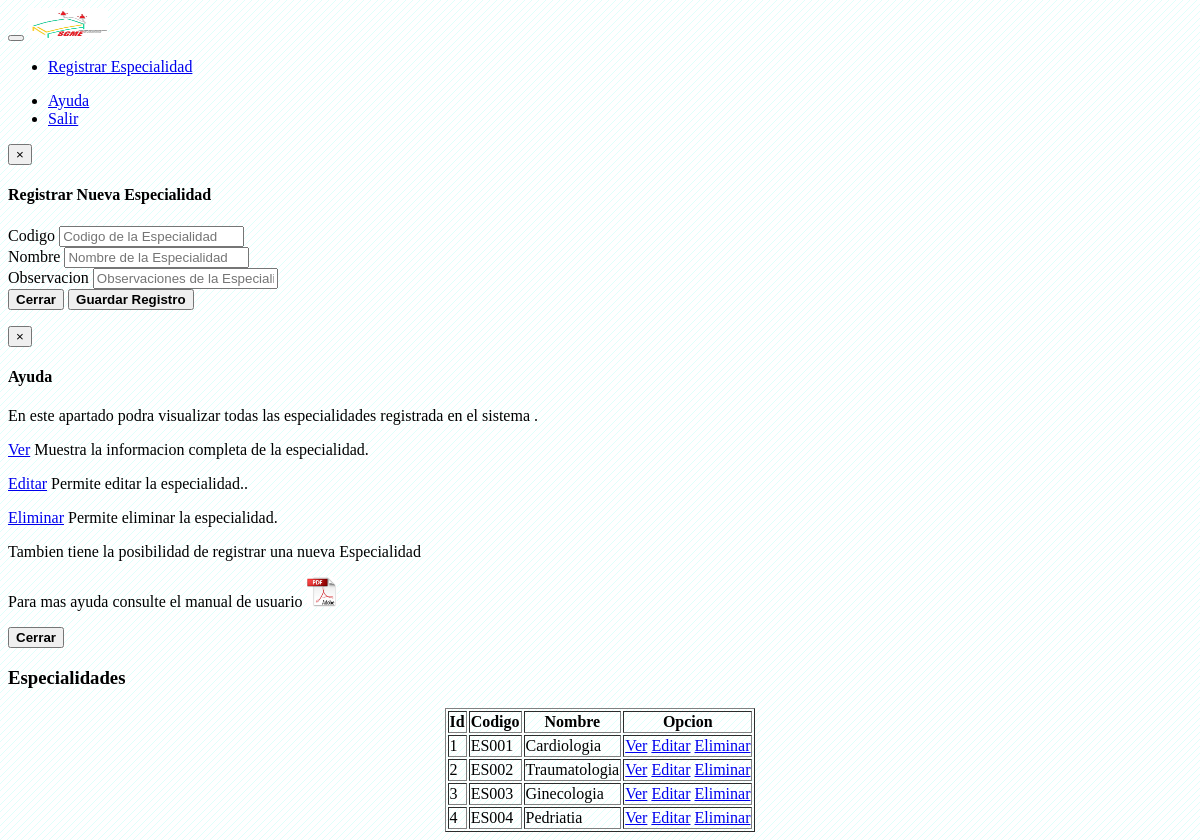
Page /vistas/especialidades/especialidades_inicio.php on the earlier database version.
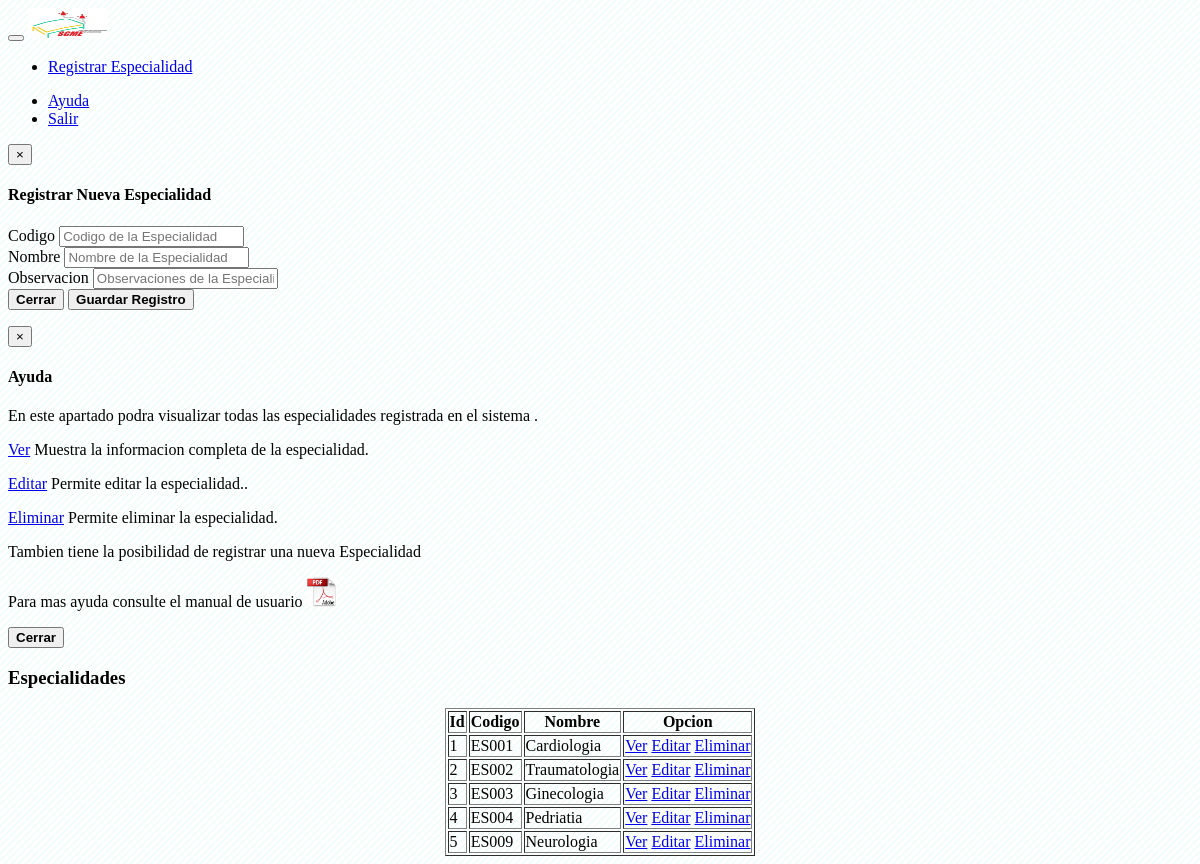
Same page on the later database version.
### tables this page shows
CREATE TABLE IF NOT EXISTS `especialidades` (
  `id` int(11) NOT NULL AUTO_INCREMENT,
  `codigo` varchar(5) NOT NULL,
  `nombre` varchar(100) NOT NULL,
  `status` int(11) NOT NULL DEFAULT '1',
  `observacion` varchar(255) NOT NULL,
  PRIMARY KEY (`id`)
);

### clases/Conexion.php (called while the page is built, shortened)
<?php
    class Conexion{
        public function __construct(){
            $this->bd = "sgmdb";
        }
        public function consultaRetorno($sql)
        {
            $consulta = mysql_query($sql) or die($sql."<br/><br/>".mysql_error());
            return $consulta;
        }
    }
?>

### modulos/ControladorEspecialidades.php (called while the page is built, shortened)
<?php
    include_once("clases/Especialidad.php");
    class controladorEspecialidades{
        private $especialidad;
        public function __construct(){
            $this->especialidad = new Especialidad();
        }
        public function index(){
            $resultado = $this->especialidad->listar();
            return $resultado;
        }
    }
?>

### clases/Especialidad.php (called while the page is built, shortened)
<?php
    include_once('Conexion.php');
    class Especialidad{
        private $con;
        public function __construct(){
            $this->con = new Conexion();
        }
        public function listar(){
            $sql = "SELECT * FROM especialidades";
            $resultado = $this->con->consultaRetorno($sql);
            return $resultado;
        }
    }
?>

### vistas/especialidades/especialidades_inicio.php (the view, shortened to what the changed rows need)
<?php
	$controladorEspecialidades = new controladorEspecialidades();
	$resultadoEspecialidades = $controladorEspecialidades->index();
?>
<table border="1" align="center" class="table table-striped">
	<thead>
		<th>Id</th>
		<th>Codigo</th>
		<th>Nombre</th>
		<th>Opcion</th>
	</thead>
	<tbody>
		<?php while($row = mysql_fetch_array($resultadoEspecialidades)): ?>
			<tr>
				<td><?php echo $row['id']; ?></td>
				<td><?php echo $row['codigo']; ?></td>
				<td><?php echo $row['nombre']; ?></td>
				<td>
					<a class="btn btn-xs btn-success" href="?cargar=especialidades_ver&id=<?php echo $row['id']; ?>">Ver</a>
					<a class="btn btn-xs btn-info" href="?cargar=especialidades_editar&id=<?php echo $row['id']; ?>">Editar</a>
					<a class="btn btn-xs btn-danger" href="?cargar=especialidades_eliminar&id=<?php echo $row['id']; ?>">Eliminar</a>
				</td>
			</tr>
		<?php endwhile; ?>
	</tbody>
</table>

Differences in the rows shown:
added especialidades: id "5", codigo "ES009", nombre "Neurologia"
